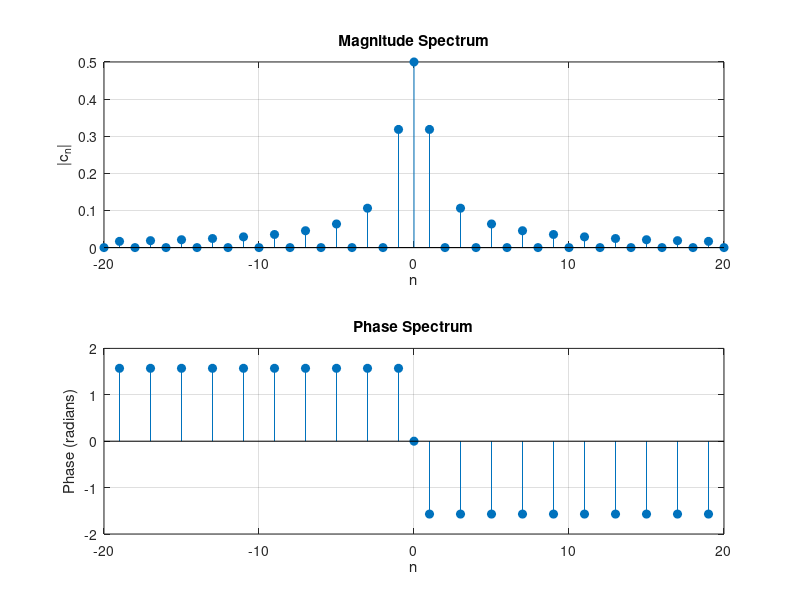

Write the MATLAB code that produced this figure.
N = 20;
n = -N:N;

% Complex Fourier coefficients
c = zeros(size(n));
c(n == 0) = 1/2;

idx = (n ~= 0);
c(idx) = (1 - (-1).^n(idx)) ./ (1i * 2*pi*n(idx));

% Phase is not meaningful when the coefficient is zero
phase = angle(c);
phase(abs(c) < 1e-12) = NaN;

subplot(2,1,1)
stem(n, abs(c), 'filled')
xlabel('n')
ylabel('|c_n|')
title('Magnitude Spectrum')
grid on

subplot(2,1,2)
stem(n, phase, 'filled')
xlabel('n')
ylabel('Phase (radians)')
title('Phase Spectrum')
grid on
